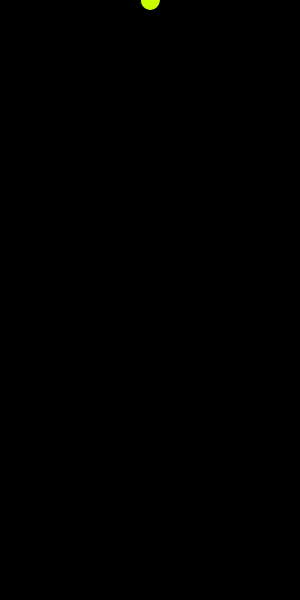
Frame 1 (no input)
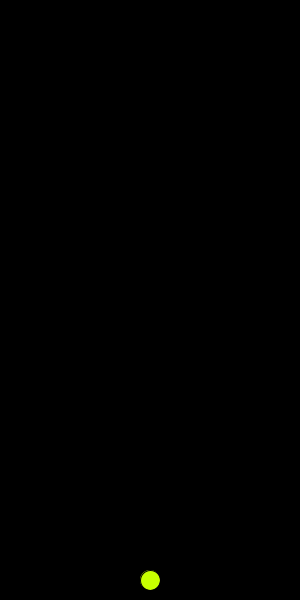
Frame 60 (the mouse pressed at the canvas centre just before this capture)
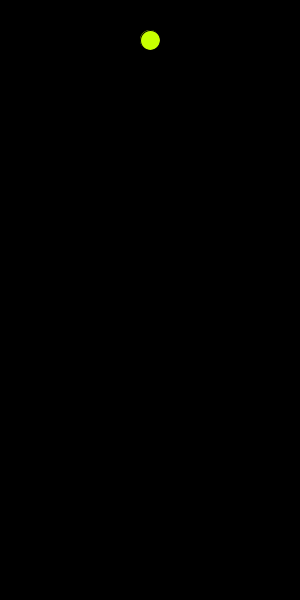
Frame 120 (the mouse held since frame 60 and released just before this capture)

The Processing sketch that drew these frames (run headless with seeded random() and noise(); from frame 60 on, the mouse is pressed at the canvas centre):

// Processing sketch: processing_66333
// ── processing_66333.pde

int ypos;
boolean direction = false;

void setup(){
  size(300,600);
  background(255);
  smooth();
}
void draw(){
  fill(199,255,0);
  background(0);
  ellipse (150, ypos, 20, 20);
  frameRate(100);
    if( ypos>=0 && direction==false){ypos+=10;}
    if( ypos>=590){direction=true;}
    if(ypos<=590 && direction==true){ypos-=10;}
    if(ypos<=10){direction=false;}
}
